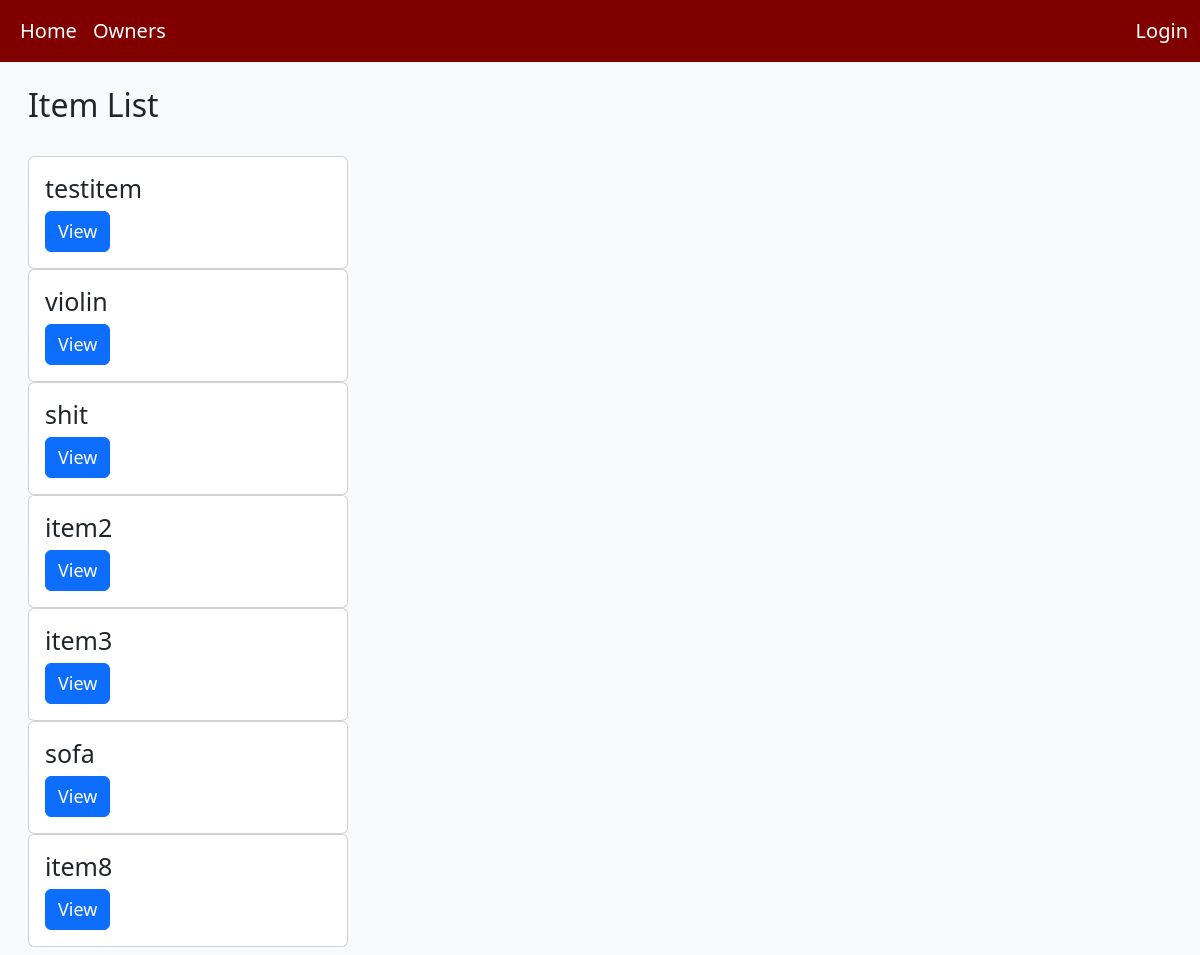
The app's page /items/, older data.
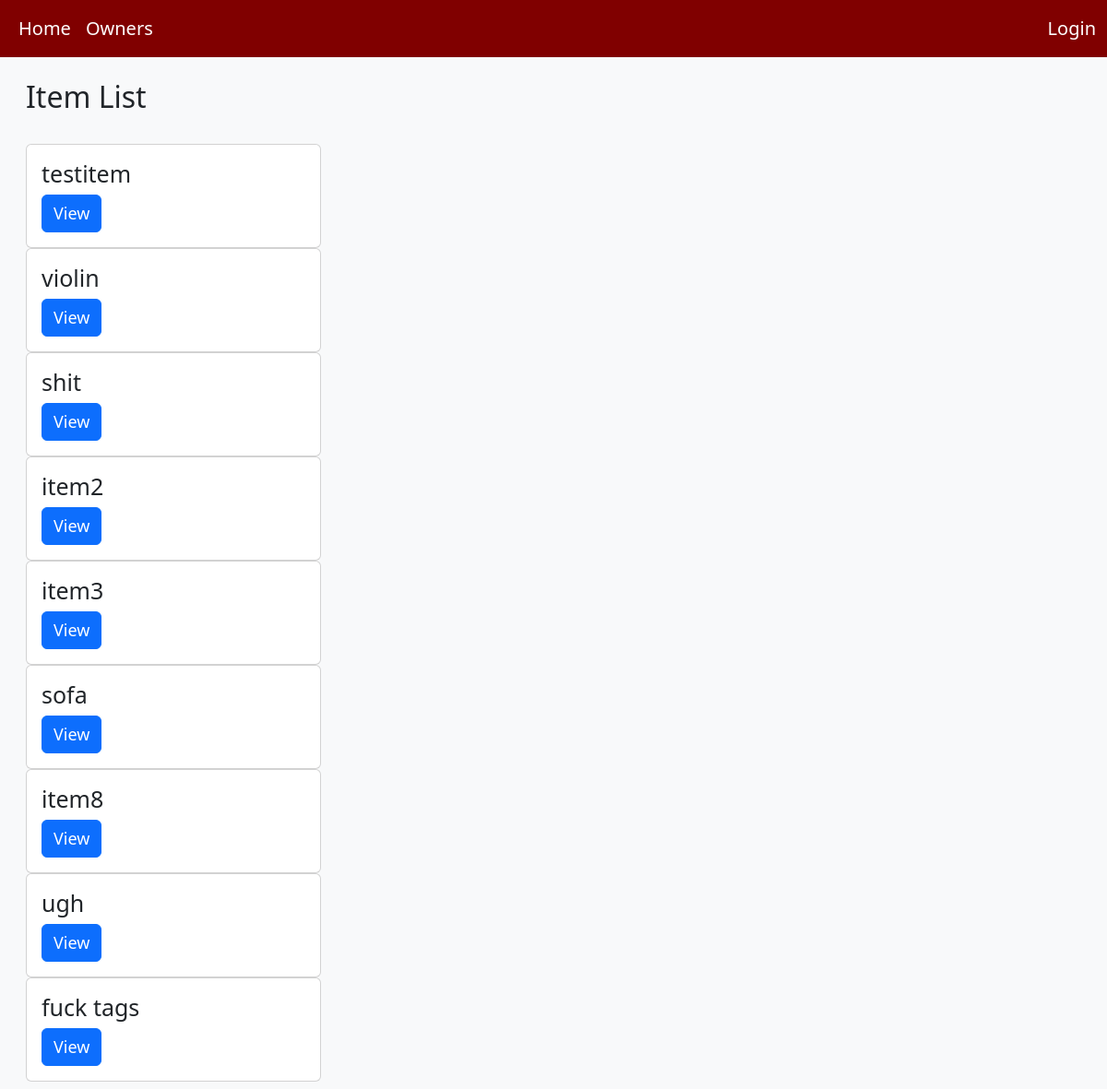
The same page, newer data.
### inventory_app/models.py (models this page shows, shortened)
class Item(models.Model):
    name = models.CharField(max_length = 200)
    description = models.TextField(blank=True)
    serial_number = models.CharField(max_length=100, blank=True)
    price = models.DecimalField(max_digits=10, decimal_places=2)
    image = models.ImageField(upload_to='uploads/', null=True, blank=True)
    inventory = models.ForeignKey(Inventory, on_delete=models.CASCADE, null=True)
    tag = models.ManyToManyField(to=Tag)
    def get_absolute_url(self):
        return reverse('item-detail', args=[str(self.id)])

### inventory_app/views.py (the view)
# urls.py: path('items/', views.ItemListView.as_view(), name='items'),
class ItemListView(generic.ListView):
    model = Item

### inventory_app/templates/inventory_app/item_list.html (shortened to what this page needs)
{% extends 'inventory_app/base_template.html' %}
{% block content %}
<body class="bg-light">
<div class="container-fluid mx-3">
    <br>
    <h2>Item List</h2>
    <br>
    {% if item_list %}
        <div class="card-columns">
            {% for item in item_list %}
                <div class="card me-4" style="max-width: 320px;">
                    <div class="card-body">
                        <h5 class="card-title" style="font-size: 25px;">{{ item.name }}</h5>
                        <a href="{{ item.get_absolute_url }}" class="btn btn-primary me-2" style="font-size: 18px;" role="button">View</a>
                    </div>
                </div>
            {% endfor %}
        </div>
    {% else %}
        <p style="font-size: 20px;">No items have been added.</p>
    {% endif %}
</div>
</body>
{% endblock %}

Row changes from the older to the newer data that the page shows:
added Item: name "ugh"
added Item: name "fuck tags"
